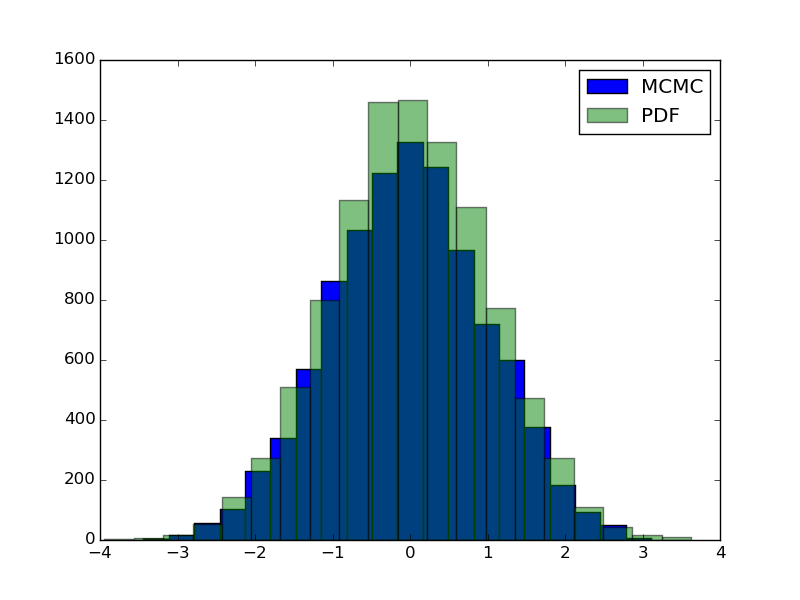

Write the Python code that produced this figure.
import numpy as np
from scipy import stats
import matplotlib.pyplot as plt



def generate(initial_state, nb_iterations, pdf):
    # Initialization
    list_state = []
    state = initial_state
    # Check the size of the new state to be generated
    if (type(state)==float or type(state)==int):
       dim = 1
    else:
       dim = len(state)
    for i in range(0, nb_iterations):
        # Draw a candidate state of size dim from a multivariate normal distribution (our proposal)
        candidate = state + stats.multivariate_normal.rvs(size=dim)
        uniform = stats.uniform(0,1).rvs()
        ratio = pdf(candidate)/pdf(state)
        if (uniform < ratio):
           state = candidate
        else:
           state = state
        list_state.append(state)

    return list_state


pdf = stats.norm().pdf
initial_value = 0
n_iterations = 10000

vals = generate(initial_value, n_iterations, pdf)

plt.hist(vals, bins=20, label='MCMC')
plt.hist(np.random.normal(size=n_iterations), bins=20, alpha=0.5, label='PDF')
plt.legend()
plt.savefig("Metropolis.png")
plt.show()
        
       

        




